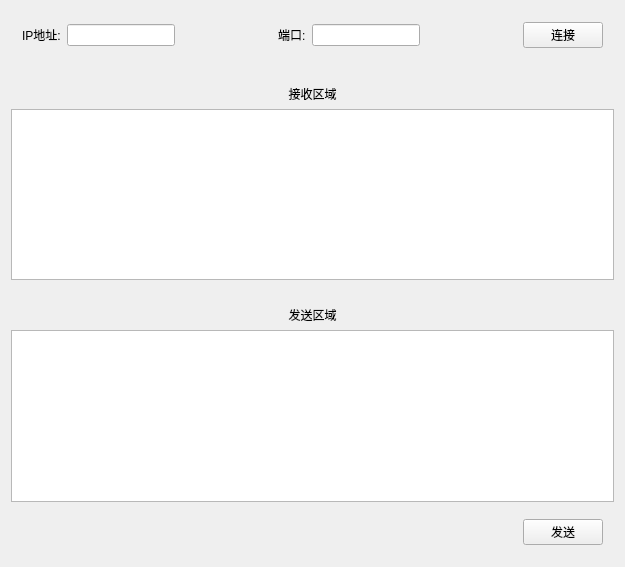
<?xml version="1.0" encoding="UTF-8"?>
<ui version="4.0">
 <class>Widget</class>
 <widget class="QWidget" name="Widget">
  <property name="geometry">
   <rect>
    <x>0</x>
    <y>0</y>
    <width>625</width>
    <height>567</height>
   </rect>
  </property>
  <property name="windowTitle">
   <string>Widget</string>
  </property>
  <layout class="QVBoxLayout" name="verticalLayout">
   <item>
    <widget class="QWidget" name="widget" native="true">
     <layout class="QHBoxLayout" name="horizontalLayout">
      <item>
       <widget class="QLabel" name="label">
        <property name="text">
         <string>IP地址:</string>
        </property>
       </widget>
      </item>
      <item>
       <widget class="QLineEdit" name="lineEdit_IP"/>
      </item>
      <item>
       <spacer name="horizontalSpacer">
        <property name="orientation">
         <enum>Qt::Horizontal</enum>
        </property>
        <property name="sizeHint" stdset="0">
         <size>
          <width>40</width>
          <height>20</height>
         </size>
        </property>
       </spacer>
      </item>
      <item>
       <widget class="QLabel" name="label_2">
        <property name="text">
         <string>端口:</string>
        </property>
       </widget>
      </item>
      <item>
       <widget class="QLineEdit" name="lineEdit_port"/>
      </item>
      <item>
       <spacer name="horizontalSpacer_3">
        <property name="orientation">
         <enum>Qt::Horizontal</enum>
        </property>
        <property name="sizeHint" stdset="0">
         <size>
          <width>40</width>
          <height>20</height>
         </size>
        </property>
       </spacer>
      </item>
      <item>
       <widget class="QPushButton" name="pushButton_Connect">
        <property name="text">
         <string>连接</string>
        </property>
       </widget>
      </item>
     </layout>
    </widget>
   </item>
   <item>
    <spacer name="verticalSpacer_2">
     <property name="orientation">
      <enum>Qt::Vertical</enum>
     </property>
     <property name="sizeHint" stdset="0">
      <size>
       <width>20</width>
       <height>40</height>
      </size>
     </property>
    </spacer>
   </item>
   <item>
    <widget class="QLabel" name="label_3">
     <property name="text">
      <string>接收区域</string>
     </property>
     <property name="alignment">
      <set>Qt::AlignCenter</set>
     </property>
    </widget>
   </item>
   <item>
    <widget class="QTextEdit" name="textEdit_recv"/>
   </item>
   <item>
    <spacer name="verticalSpacer">
     <property name="orientation">
      <enum>Qt::Vertical</enum>
     </property>
     <property name="sizeHint" stdset="0">
      <size>
       <width>20</width>
       <height>40</height>
      </size>
     </property>
    </spacer>
   </item>
   <item>
    <widget class="QLabel" name="label_4">
     <property name="text">
      <string>发送区域</string>
     </property>
     <property name="alignment">
      <set>Qt::AlignCenter</set>
     </property>
    </widget>
   </item>
   <item>
    <widget class="QTextEdit" name="textEdit_send"/>
   </item>
   <item>
    <widget class="QWidget" name="widget_2" native="true">
     <layout class="QHBoxLayout" name="horizontalLayout_2">
      <item>
       <spacer name="horizontalSpacer_2">
        <property name="orientation">
         <enum>Qt::Horizontal</enum>
        </property>
        <property name="sizeHint" stdset="0">
         <size>
          <width>40</width>
          <height>20</height>
         </size>
        </property>
       </spacer>
      </item>
      <item>
       <widget class="QPushButton" name="pushButton_Send">
        <property name="text">
         <string>发送</string>
        </property>
       </widget>
      </item>
     </layout>
    </widget>
   </item>
  </layout>
 </widget>
 <layoutdefault spacing="6" margin="11"/>
 <resources/>
 <connections/>
</ui>
